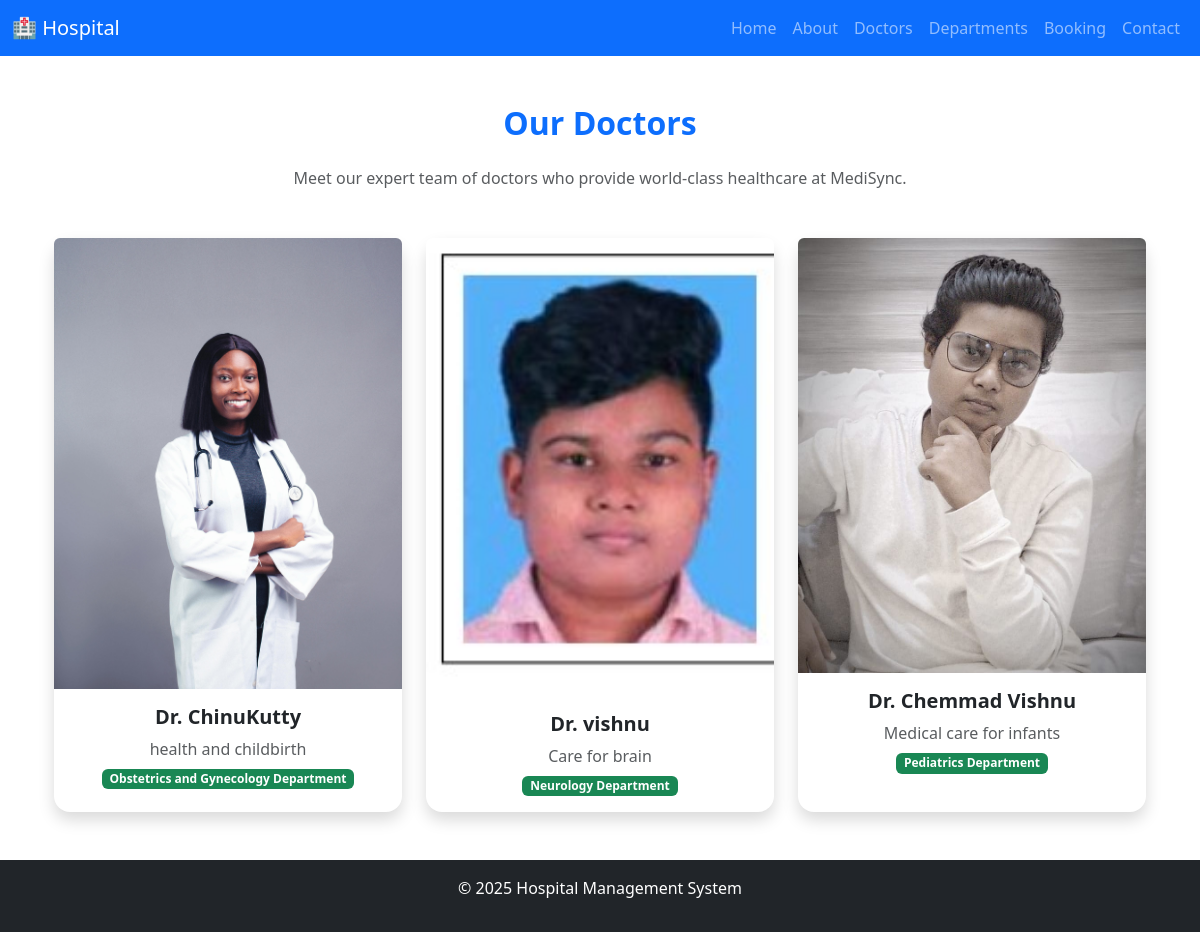
The app's page /doctors/ with its own data.
### home/models.py (models this page shows, shortened)
class Doctor(models.Model):
    doc_name = models.CharField(max_length=100)
    doc_spec = models.CharField(max_length=100)
    dep_name = models.ForeignKey(Department, on_delete=models.CASCADE)
    doc_image = models.ImageField(upload_to='doctors')

class Department(models.Model):
    dep_name = models.CharField(max_length=50)
    dep_description = models.TextField()

### home/views.py (the view)
# urls.py: path('doctors/', views.doctors_view, name='doctors'),
def doctors_view(request):
    doctors_list = Doctor.objects.all()
    return render(request, 'doctors.html', {'doc': doctors_list})

### home/templates/doctors.html (shortened to what this page needs)
{% extends "base.html" %}
{% block content %}
<div class="container my-5">
  <h2 class="text-center fw-bold text-primary mb-4">Our Doctors</h2>
  <p class="text-center text-muted mb-5">
    Meet our expert team of doctors who provide world-class healthcare at MediSync.
  </p>
  <div class="row g-4">
    {% for d in doc %}
<div class="col-md-6 col-lg-4">
  <div class="card h-100 shadow border-0 rounded-4 text-center">
    <img src="{{ d.doc_image.url }}" class="card-img-top rounded-top" alt="Doctor Image">
    <div class="card-body">
      <h5 class="card-title fw-bold">Dr. {{ d.doc_name }}</h5>
      <p class="card-text text-muted mb-1">{{ d.doc_spec }}</p>
      <span class="badge bg-success">{{ d.dep_name.dep_name }} Department</span>
    </div>
  </div>
</div>
{% endfor %}
  </div>
</div>
{% endblock %}

### home/templates/base.html (shortened to what this page needs)
<!DOCTYPE html>
<html lang="en">
<head>
  <link rel="stylesheet" href="https://cdn.jsdelivr.net/npm/bootstrap@5.3.0/dist/css/bootstrap.min.css">
</head>
<body>
  <nav class="navbar navbar-expand-lg navbar-dark bg-primary">
    <div class="container-fluid">
      <a class="navbar-brand" href="/">🏥 Hospital</a>
      <div class="collapse navbar-collapse">
        <ul class="navbar-nav ms-auto">
          <li class="nav-item"><a class="nav-link" href="/">Home</a></li>
          <li class="nav-item"><a class="nav-link" href="/about/">About</a></li>
          <li class="nav-item"><a class="nav-link" href="/doctors/">Doctors</a></li>
          <li class="nav-item"><a class="nav-link" href="/department/">Departments</a></li>
          <li class="nav-item"><a class="nav-link" href="/booking/">Booking</a></li>
          <li class="nav-item"><a class="nav-link" href="/contact/">Contact</a></li>
        </ul>
      </div>
    </div>
  </nav>
  <div class="container mt-4">
    {% block content %}
    {% endblock %}
  </div>
  <footer class="bg-dark text-white text-center p-3 mt-5">
    <p>&copy; 2025 Hospital Management System</p>
  </footer>
</body>
</html>

### records on screen
Doctor: doc_image (picture), doc_name "ChinuKutty", doc_spec "health and childbirth", dep_name.dep_name "Obstetrics and Gynecology"
Doctor: doc_image (picture), doc_name "vishnu", doc_spec "Care for brain", dep_name.dep_name "Neurology"
Doctor: doc_image (picture), doc_name "Chemmad Vishnu", doc_spec "Medical care for infants", dep_name.dep_name "Pediatrics"
